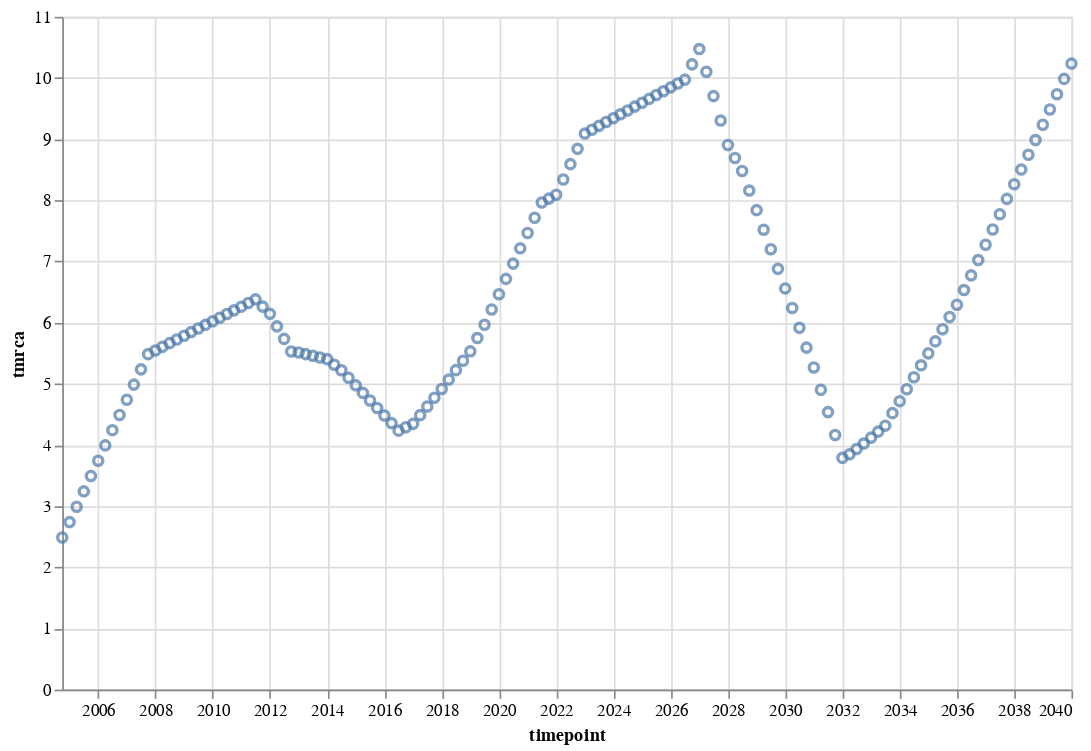

Notebook code cell kept with this figure:
### Code cell
alt.Chart(rolling_df).mark_point().encode(
    x="timepoint:T",
    y="tmrca:Q"
).properties(
    height=400,
    width=600
)

### Figure 1 — Vega-Lite specification as saved in the notebook (floating-point values rounded to 4 significant figures; data arrays with more than 128 entries replaced by an {"elided": "..."} marker saying what was removed)
{"$schema": "https://vega.github.io/schema/vega-lite/v3.3.0.json", "config": {"mark": {"tooltip": null}, "view": {"height": 300, "width": 400}}, "data": {"name": "data-6a6bba537d91e5733a60af1d87c29378"}, "datasets": {"data-6a6bba537d91e5733a60af1d87c29378": {"elided": "142 records"}}, "encoding": {"x": {"field": "timepoint", "type": "temporal"}, "y": {"field": "tmrca", "type": "quantitative"}}, "height": 400, "mark": "point", "width": 600}
